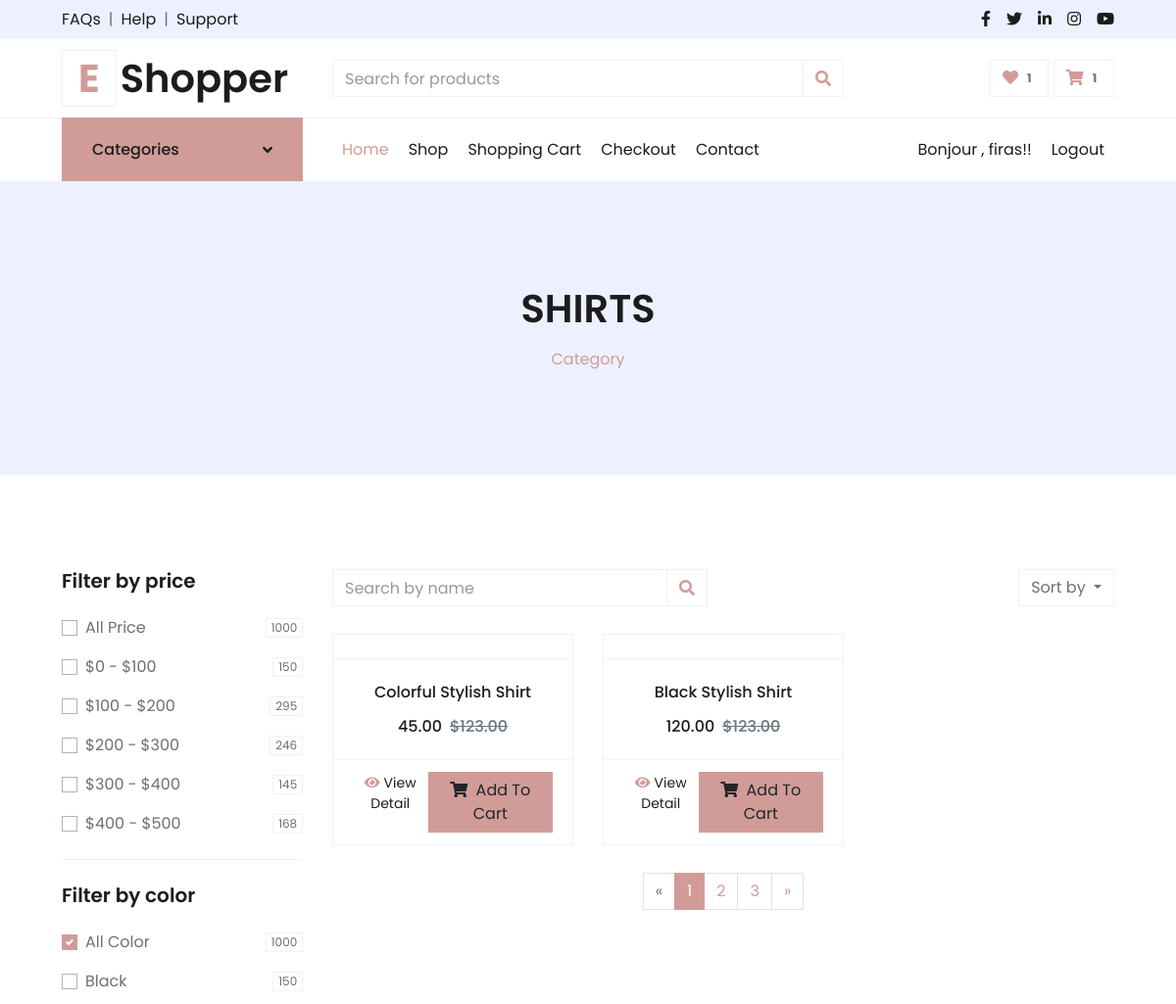
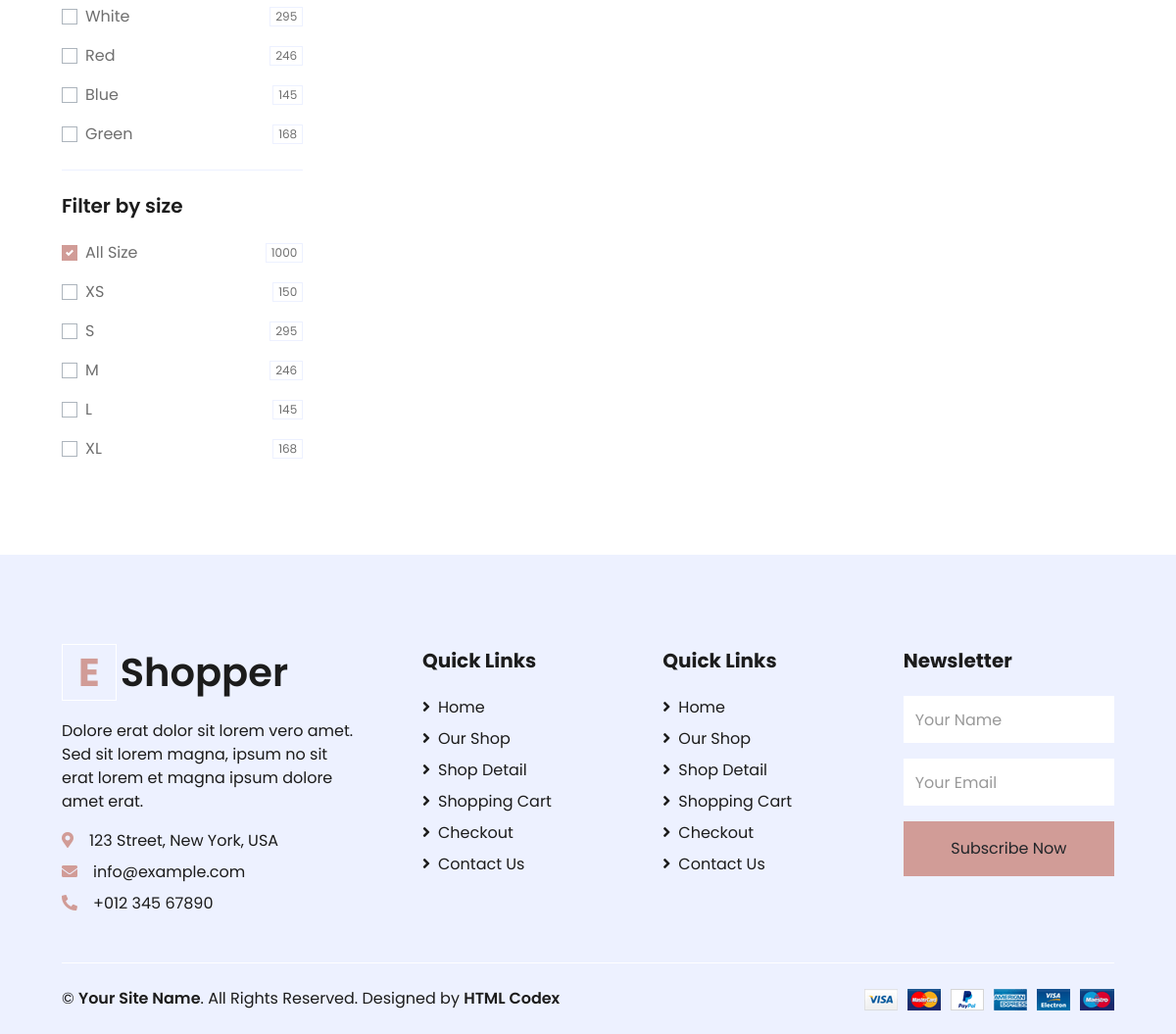
Screenshot of /category/2/ (signed in) with the database file from the repository (2 pictures, top to bottom).
### ProductsApp/models.py (models this page shows, shortened)
class ProductCategory(models.Model):
    parent_category = models.ForeignKey('self', on_delete=models.CASCADE, blank=True, null=True)
    category_name = models.CharField(max_length=255)

class Product(models.Model):
    name = models.CharField(max_length=100)
    category = models.ForeignKey(ProductCategory, on_delete=models.CASCADE)
    description = models.TextField(null=True)
    price = models.DecimalField(max_digits=10, decimal_places=2)
    qty = models.IntegerField()
    image = models.ImageField(upload_to='products/')
    color = models.CharField(max_length=50, null=True)
    size = models.CharField(max_length=10, null=True)

### ProductsApp/views.py (the view, shortened to what this page needs)
# urls.py: path('category/<int:cid>/',category_product_list_view ,name='category'),
def category_product_list_view(request, cid):
    category = get_object_or_404(ProductCategory, id=cid)
    products = Product.objects.filter(category=category)
    price_filter = request.GET.getlist('price-all')
    if price_filter:
        pass
    else:
        price_ranges = ['price-1', 'price-2', 'price-3', 'price-4', 'price-5']
        selected_ranges = [range_key for range_key in price_ranges if request.GET.get(range_key)]
    context = {
        "category": category,
        "products": products,
    }
    return render(request, "category.html", context)

### CartApp/context_processors.py (called while the page is built)
def cart_total_quantity(request):
    total_quantity = 0
    if request.user.is_authenticated:
        cart_items = CartItem.objects.filter(user=request.user)
        total_quantity = cart_items.aggregate(Sum('quantity'))['quantity__sum'] or 0
    return {'total_quantity': total_quantity}

def wishlist_count(request):
    if request.user.is_authenticated:
        return {'wishlist_count': WishlistItem.objects.filter(user=request.user).count()}
    return {'wishlist_count': 0}

### templates/category.html (shortened to what this page needs)
{% extends 'base.html' %}
{% load static %}
{% block content %}
    <div class="container-fluid bg-secondary mb-5">
        <div class="d-flex flex-column align-items-center justify-content-center" style="min-height: 300px">
            <h1 class="font-weight-semi-bold text-uppercase mb-3">
                {{ category.category_name }}
            </h1>
            <div class="d-inline-flex">
                <p class="m-0"><a href="">Category</a></p>
            </div>
        </div>
    </div>
    <div class="container-fluid pt-5">
        <div class="row px-xl-5">
            <div class="col-lg-3 col-md-12">
                <div class="border-bottom mb-4 pb-4">
                    <h5 class="font-weight-semi-bold mb-4">Filter by price</h5>
                    <form method="get" action="" id="filter-form">
                        <div class="custom-control custom-checkbox d-flex align-items-center justify-content-between mb-3">
                            <label class="custom-control-label" for="price-all">All Price</label>
                            <span class="badge border font-weight-normal">1000</span>
                        </div>
                        <div class="custom-control custom-checkbox d-flex align-items-center justify-content-between mb-3">
                            <label class="custom-control-label" for="price-1">$0 - $100</label>
                            <span class="badge border font-weight-normal">150</span>
                        </div>
                        <div class="custom-control custom-checkbox d-flex align-items-center justify-content-between mb-3">
                            <label class="custom-control-label" for="price-2">$100 - $200</label>
                            <span class="badge border font-weight-normal">295</span>
                        </div>
                        <div class="custom-control custom-checkbox d-flex align-items-center justify-content-between mb-3">
                            <label class="custom-control-label" for="price-3">$200 - $300</label>
                            <span class="badge border font-weight-normal">246</span>
                        </div>
                        <div class="custom-control custom-checkbox d-flex align-items-center justify-content-between mb-3">
                            <label class="custom-control-label" for="price-4">$300 - $400</label>
                            <span class="badge border font-weight-normal">145</span>
                        </div>
                        <div class="custom-control custom-checkbox d-flex align-items-center justify-content-between">
                            <label class="custom-control-label" for="price-5">$400 - $500</label>
                            <span class="badge border font-weight-normal">168</span>
                        </div>
                    </form>
                </div>
                <div class="border-bottom mb-4 pb-4">
                    <h5 class="font-weight-semi-bold mb-4">Filter by color</h5>
                    <form method="get" action="" id="filter-form">
                        <div class="custom-control custom-checkbox d-flex align-items-center justify-content-between mb-3">
                            <label class="custom-control-label" for="color-all">All Color</label>
                            <span class="badge border font-weight-normal">1000</span>
                        </div>
                        <div class="custom-control custom-checkbox d-flex align-items-center justify-content-between mb-3">
                            <label class="custom-control-label" for="color-1">Black</label>
                            <span class="badge border font-weight-normal">150</span>
                        </div>
                        <div class="custom-control custom-checkbox d-flex align-items-center justify-content-between mb-3">
                            <label class="custom-control-label" for="color-2">White</label>
                            <span class="badge border font-weight-normal">295</span>
                        </div>
                        <div class="custom-control custom-checkbox d-flex align-items-center justify-content-between mb-3">
                            <label class="custom-control-label" for="color-3">Red</label>
                            <span class="badge border font-weight-normal">246</span>
                        </div>
                        <div class="custom-control custom-checkbox d-flex align-items-center justify-content-between mb-3">
                            <label class="custom-control-label" for="color-4">Blue</label>
                            <span class="badge border font-weight-normal">145</span>
                        </div>
                        <div class="custom-control custom-checkbox d-flex align-items-center justify-content-between">
                            <label class="custom-control-label" for="color-5">Green</label>
                            <span class="badge border font-weight-normal">168</span>
                        </div>
                    </form>
                </div>
                <div class="mb-5">
                    <h5 class="font-weight-semi-bold mb-4">Filter by size</h5>
                    <form method="get" action="" id="filter-form">
                        <div class="custom-control custom-checkbox d-flex align-items-center justify-content-between mb-3">
                            <label class="custom-control-label" for="size-all">All Size</label>
                            <span class="badge border font-weight-normal">1000</span>
                        </div>
                        <div class="custom-control custom-checkbox d-flex align-items-center justify-content-between mb-3">
                            <label class="custom-control-label" for="size-1">XS</label>
                            <span class="badge border font-weight-normal">150</span>
                        </div>
                        <div class="custom-control custom-checkbox d-flex align-items-center justify-content-between mb-3">
                            <label class="custom-control-label" for="size-2">S</label>
                            <span class="badge border font-weight-normal">295</span>
                        </div>
                        <div class="custom-control custom-checkbox d-flex align-items-center justify-content-between mb-3">
                            <label class="custom-control-label" for="size-3">M</label>
                            <span class="badge border font-weight-normal">246</span>
                        </div>
                        <div class="custom-control custom-checkbox d-flex align-items-center justify-content-between mb-3">
                            <label class="custom-control-label" for="size-4">L</label>
                            <span class="badge border font-weight-normal">145</span>
                        </div>
                        <div class="custom-control custom-checkbox d-flex align-items-center justify-content-between">
                            <label class="custom-control-label" for="size-5">XL</label>
                            <span class="badge border font-weight-normal">168</span>
                        </div>
                    </form>
                </div>
            </div>
            <div class="col-lg-9 col-md-12">
                <div class="row pb-3">
                    <div class="col-12 pb-1">
                        <div class="d-flex align-items-center justify-content-between mb-4">
                            <form action="">
                                <div class="input-group">
                                    <input type="text" class="form-control" placeholder="Search by name">
                                    <div class="input-group-append">
                                        <span class="input-group-text bg-transparent text-primary">
                                            <i class="fa fa-search"></i>
                                        </span>
                                    </div>
                                </div>
                            </form>
                            <div class="dropdown ml-4">
                                <button class="btn border dropdown-toggle" type="button" id="triggerId" data-toggle="dropdown" aria-haspopup="true"
                                        aria-expanded="false">
                                            Sort by
                                        </button>
                            </div>
                        </div>
                    </div>
                    {% if products %}
                    {% for product in products %}
                    <div class="col-lg-4 col-md-6 col-sm-12 pb-1">
                        <div class="card product-item border-0 mb-4">
                            <div class="card-header product-img position-relative overflow-hidden bg-transparent border p-0">
                            </div>
                            <div class="card-body border-left border-right text-center p-0 pt-4 pb-3">
                                <h6 class="text-truncate mb-3">{{product.name}}</h6>
                                <div class="d-flex justify-content-center">
                                    <h6>{{product.price}}</h6><h6 class="text-muted ml-2"><del>$123.00</del></h6>
                                </div>
                            </div>
                            <div class="card-footer d-flex justify-content-between bg-light border">
                                <a href="{% url 'product_detail' product.id %}" class="btn btn-sm text-dark p-0">
                                    <i class="fas fa-eye text-primary mr-1"></i>View Detail
                                </a>
                                           <a href="{% url 'CartApp:add_to_cart' product_id=product.id %}" class="btn btn-primary px-3"><i class="fa fa-shopping-cart mr-1"></i> Add To Cart </a>
                            </div>
                        </div>
                    </div>
                    {% endfor%}
                    {% else %}
                        <p>No products available in this category.</p>
                    {% endif %}
                    <div class="col-12 pb-1">
                        <nav aria-label="Page navigation">
                          <ul class="pagination justify-content-center mb-3">
                            <li class="page-item disabled">
                              <a class="page-link" href="#" aria-label="Previous">
                                <span aria-hidden="true">&laquo;</span>
                              </a>
                            </li>
                            <li class="page-item active"><a class="page-link" href="#">1</a></li>
                            <li class="page-item"><a class="page-link" href="#">2</a></li>
                            <li class="page-item"><a class="page-link" href="#">3</a></li>
                            <li class="page-item">
                              <a class="page-link" href="#" aria-label="Next">
                                <span aria-hidden="true">&raquo;</span>
                              </a>
                            </li>
                          </ul>
                        </nav>
                    </div>
                </div>
            </div>
        </div>
    </div>
</body>
{% endblock content%}

### templates/parts/navbar.html (shortened to what this page needs)
{% load static %}
<div class="container-fluid">
    <div class="row border-top px-xl-5">
        <div class="col-lg-3 d-none d-lg-block">
            <a class="btn shadow-none d-flex align-items-center justify-content-between bg-primary text-white w-100" data-toggle="collapse" href="#navbar-vertical" style="height: 65px; margin-top: -1px; padding: 0 30px;">
                <h6 class="m-0">Categories</h6>
                <i class="fa fa-angle-down text-dark"></i>
            </a>
        </div>
        <div class="col-lg-9">
            <nav class="navbar navbar-expand-lg bg-light navbar-light py-3 py-lg-0 px-0">
                <div class="collapse navbar-collapse justify-content-between" id="navbarCollapse">
                    <div class="navbar-nav mr-auto py-0">
                        <a href="{% url "index" %}" class="nav-item nav-link active">Home</a>
                        <a href="{% url "shop" %}" class="nav-item nav-link">Shop</a>
                        <a href="{% url 'CartApp:view_cart' %}" class="nav-item nav-link">Shopping Cart</a>
                        <a href="{% url "checkout" %} " class="nav-item nav-link">Checkout</a>
                        <a href="contact " class="nav-item nav-link">Contact</a>
                    </div>
                    <div class="navbar-nav ml-auto py-0">
                        {% if user.is_authenticated %}
                        <li class="nav-item nav-link"> Bonjour , {{user.username}}!!</li>  <a href="AuthenticationApp/logout" class="nav-item nav-link">Logout</a>
                       {%else%}
                            <a href="{% url "login"%}" class="nav-item nav-link">Login / Register</a>
                       {% endif %}
                    </div>
                </div>
            </nav>
        </div>
    </div>
</div>

### rows the page displays
ProductCategory: category_name "SHIRTS"
Product: name "Colorful Stylish Shirt", price "45.00"
Product: name "Black Stylish Shirt", price "120.00"

### other values shown
{{ wishlist_count }} "1"
{{ total_quantity }} "1"
{{ user.username }} "firas"
